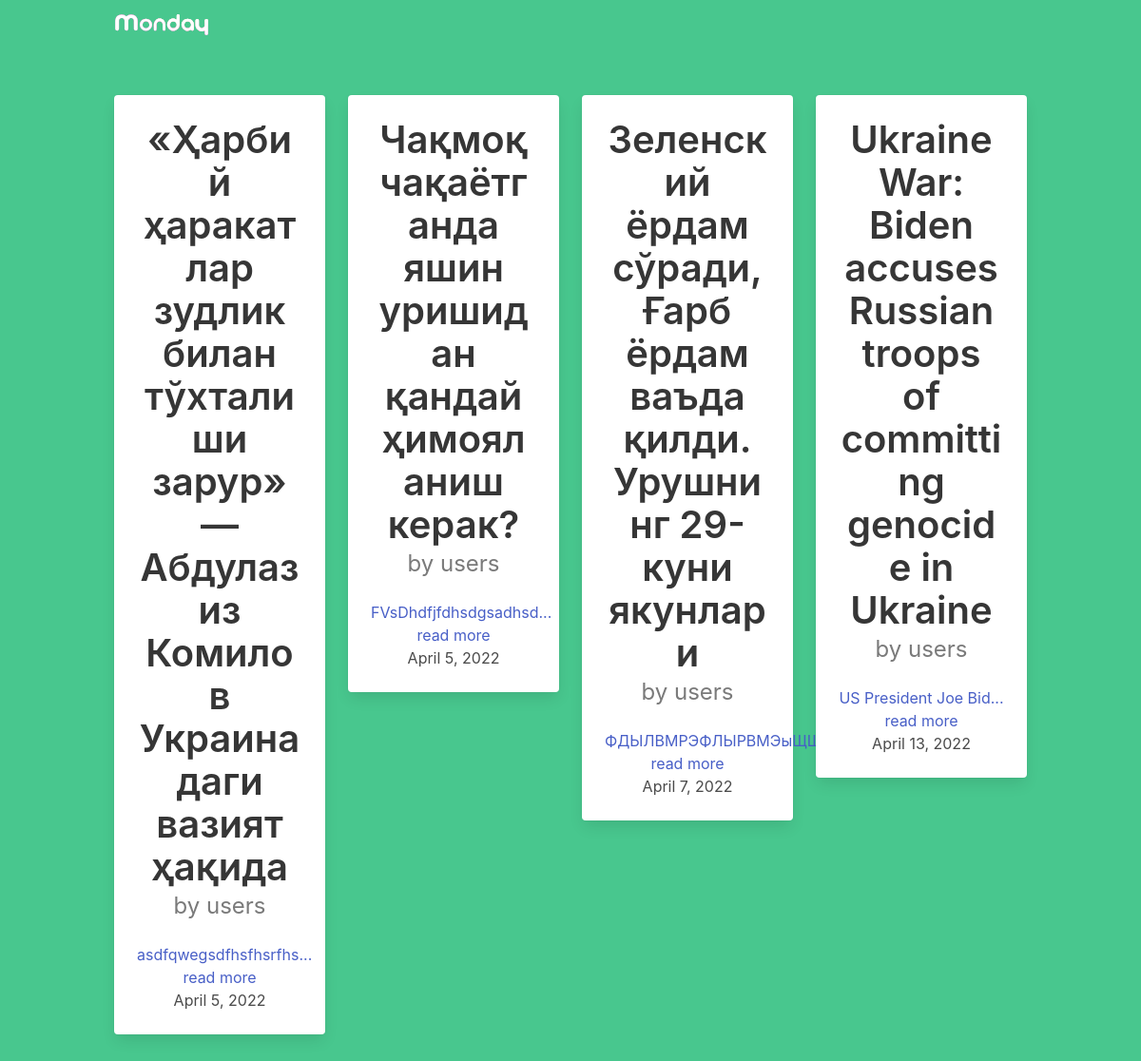
The page / on the database its author committed.
### post/models.py (models this page shows, shortened)
class Article(models.Model):
    title = models.CharField(max_length=255)
    text = models.TextField()
    slug = models.SlugField(unique=True)
    date = models.DateField(auto_now=True)
    thumb = models.ImageField(blank=True)
    author = models.ForeignKey(User, default=None, on_delete=models.CASCADE)
    likes = models.ManyToManyField(User, related_name='article_likes')
    dislikes = models.ManyToManyField(User, related_name='article_dislikes')
    def snippet(self):
        return self.text[:20] + '... read more'

### post/views.py (the view)
# urls.py: path('',article_func, name='article_func'),
def article_func(request):
    search = request.GET.get('search')
    articles = Article.objects.all().order_by('date')
    articles = articles.filter(Q(title__icontains=search) | Q(text__icontains=search)) if search else articles
    return render(request, 'articles_list.html', {'articles': articles})

### templates/articles_list.html
{% extends 'base.html' %}
{% load static %}
{% block content %}
<div class="container">
    <div class="columns is-centered">
        {% if articles %}
        {% for article in articles %}
        <div class="column is-3">
            <div class="card has-text-centered">
                <div class="card-content">
                    <div class="media">
                        <div class="media-content">
                            <p class="title has-text-dark is-2">
                                {{ article.title }}
                            </p>
                            {% if user == article.author %}
                            <p class="subtitle is-4 has-text-grey">by you</p>
                            {% else %}
                            <p class="subtitle is-4 has-text-grey">by {{ article.author}}</p>
                            {% endif %}
                        </div>
                    </div>
                    <div class="content ">
                        <a href="{% url 'article_detail' article.slug %}">
                            {{ article.snippet }}
                        </a>
                        <br>
                        <div>{{ article.date }}</div>
                    </div>
                </div>
            </div>
        </div>
        {% endfor %}
        {% else %}
        <p class="has-text-centered is-warning">Siz qidirayotgan ma'lumot topilmadi</p>
        <img class="image" src="{% static 'images/404.jpg' %}">
        {% endif %}
    </div>
</div>
{% endblock %}

### templates/base.html (shortened to what this page needs)
{% load static %}
<html lang="en">
<head>
    <link rel="stylesheet" href="{% static 'style.css' %}">
    <link rel="stylesheet" href="{% static 'bulma.css' %}">
</head>
<body>
<section class="hero has-background-success is-fullheight">
    <div class="hero-head">
        <header class="navbar">
            <div class="container">
                <div class="navbar-brand">
                    <a class="navbar-item" href="{% url 'article_func' %}">
                        <img src="{% static 'images/monday.svg' %}" width="100" alt="Logo">
                    </a>
                </div>
                <div id="navbarMenuHeroC" class="navbar-menu">
                </div>
            </div>
        </header>
    </div>
    <div class="hero-body">
        {% block content %}
        {% endblock %}
    </div>
</section>
</body>
</html>

### rows shown on the page
Article: title "«Ҳарбий ҳаракатлар зудлик билан тўхталиши зарур» — Абдулазиз Комилов Украинадаги вазият ҳақида", author "users", snippet "asdfqwegsdfhsfhsrfhs... read more", date "April 5, 2022"
Article: title "Чақмоқ чақаётганда яшин уришидан қандай ҳимояланиш керак?", author "users", snippet "FVsDhdfjfdhsdgsadhsd... read more", date "April 5, 2022"
Article: title "Зеленский ёрдам сўради, Ғарб ёрдам ваъда қилди. Урушнинг 29-куни якунлари", author "users", snippet "ФДЫЛВМРЭФЛЫРВМЭыЩШМТ... read more", date "April 7, 2022"
Article: title "Ukraine War: Biden accuses Russian troops of committing genocide in Ukraine", author "users", snippet "US President Joe Bid... read more", date "April 13, 2022"
